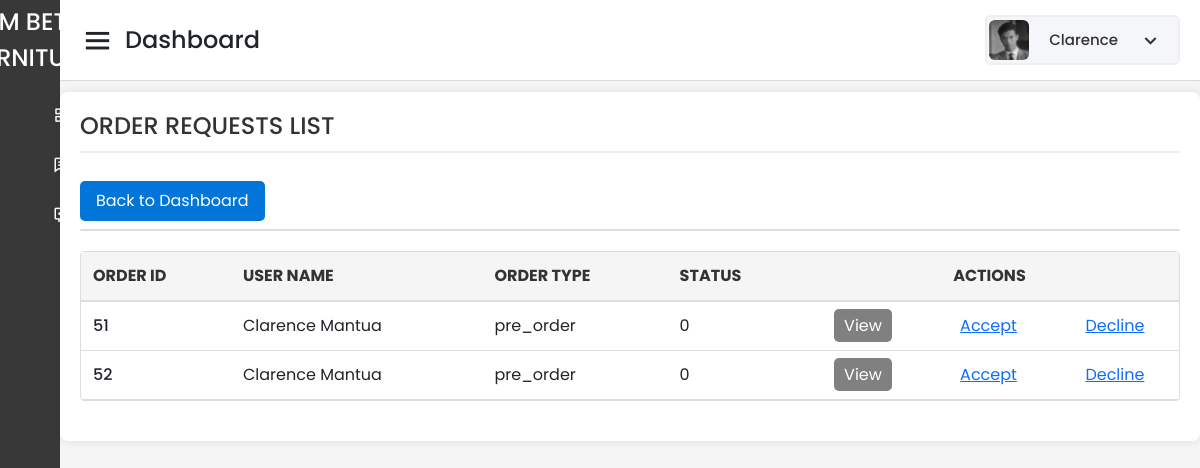
Before: /Capstone_Admin/order-requests/read-all-request-form.php (signed in) with the older database file.
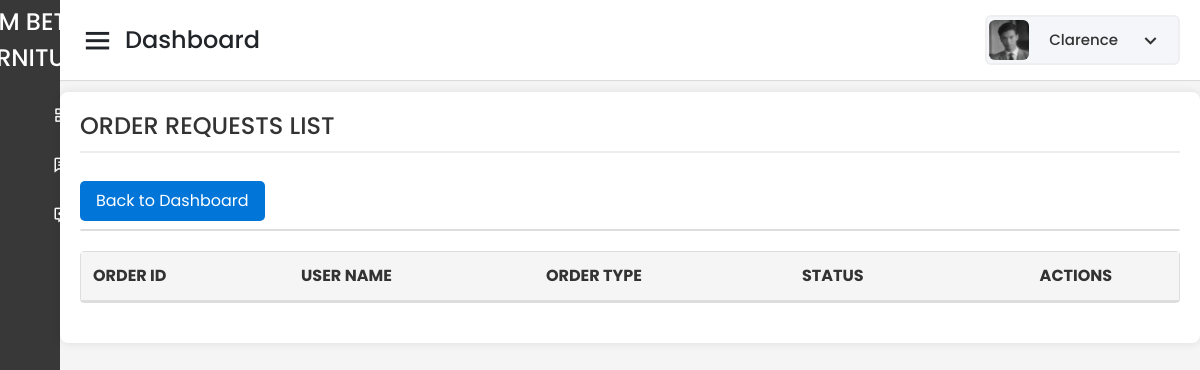
After: the same page with the newer database file.
### tables this page shows
CREATE TABLE `tbl_order_request` (
  `Request_ID` int(11) NOT NULL AUTO_INCREMENT,
  `User_ID` varchar(150) NOT NULL,
  `Product_ID` int(11) DEFAULT NULL,
  `Customization_ID` int(11) DEFAULT NULL,
  `Quantity` int(11) NOT NULL,
  `Order_Type` enum('ready_made','pre_order','custom') NOT NULL DEFAULT 'ready_made',
  `Order_Status` int(3) NOT NULL DEFAULT 0,
  `Total_Price` decimal(10,2) NOT NULL,
  `Request_Date` timestamp NOT NULL DEFAULT current_timestamp(),
  PRIMARY KEY (`Request_ID`),
  KEY `Product_ID` (`Product_ID`),
  KEY `User_ID` (`User_ID`),
  KEY `Customization_ID` (`Customization_ID`),
  CONSTRAINT `tbl_order_request_ibfk_1` FOREIGN KEY (`Product_ID`) REFERENCES `tbl_prod_info` (`Product_ID`) ON DELETE CASCADE,
  CONSTRAINT `tbl_order_request_ibfk_2` FOREIGN KEY (`User_ID`) REFERENCES `tbl_user_info` (`User_ID`) ON DELETE CASCADE,
  CONSTRAINT `tbl_order_request_ibfk_3` FOREIGN KEY (`Customization_ID`) REFERENCES `tbl_customizations_temp` (`Temp_Customization_ID`) ON DELETE SET NULL
);

### Capstone_Admin/order-requests/read-all-request-form.php (the view, shortened to what this page needs)
<?php
include '../config/database.php';
$adminId = $_SESSION['admin_id'];
$stmt = $pdo->prepare("SELECT First_Name, PicPath FROM tbl_admin_info WHERE Admin_ID = :admin_id");
$stmt->bindParam(':admin_id', $adminId);
$stmt->execute();
$admin = $stmt->fetch(PDO::FETCH_ASSOC);
$adminName = htmlspecialchars($admin['First_Name']);
$profilePicPath = htmlspecialchars($admin['PicPath']);
$query = "
    SELECT
        o.Request_ID AS Order_ID,
        CONCAT(u.First_Name, ' ', u.Last_Name) AS User_Name,
        o.Order_Type,
        o.Order_Status
    FROM tbl_order_request o
    JOIN tbl_user_info u ON o.User_ID = u.User_ID
";
$stmt = $pdo->prepare($query);
$stmt->execute();
$rows = $stmt->fetchAll(PDO::FETCH_ASSOC);
?>
<!DOCTYPE html>
<html lang="en" dir="ltr">
<head>
    <link href="../static/css/bootstrap.min.css" rel="stylesheet">
    <link href="../static/css-files/dashboard.css" rel="stylesheet">
    <link href="../static/css-files/button.css" rel="stylesheet">
    <link href="../static/css-files/admin_homev2.css" rel="stylesheet">
    <link href="https://unpkg.com/boxicons@2.0.7/css/boxicons.min.css" rel="stylesheet" />
</head>
<body>
    <div class="sidebar">
      <div class="logo-details">
        <span class="logo_name">
            <img src="../static/images/rm raw png.png" alt="RM BETIS FURNITURE"  class="logo_name">
        </span>
    </div>
        <ul class="nav-links">
            <li>
                <a href="../dashboard/dashboard.php" class="">
                    <span class="links_name">Dashboard</span>
                </a>
            </li>
            <li>
                <a href="../purchase-history/read-all-history-form.php" class="">
                    <span class="links_name">All Purchase History</span>
                </a>
            </li>
            <li>
    <a href="../reviews/read-all-reviews-form.php">
        <span class="links_name">All Reviews</span>
    </a>
</li>
        </ul>
    </div>
    <section class="home-section">
        <nav>
            <div class="sidebar-button">
                <i class="bx bx-menu sidebarBtn"></i>
                <span class="dashboard">Dashboard</span>
            </div>
            <div class="profile-details" onclick="toggleDropdown()">
                <img src="../<?php echo $profilePicPath; ?>" alt="Profile Picture" />
                <span class="admin_name"><?php echo $adminName; ?></span>
                <i class="bx bx-chevron-down dropdown-button"></i>
            </div>
        </nav>
        <br><br><br>
        <div class="container_boxes">
            <h4>ORDER REQUESTS LIST</h4>
            <div class="button-container">
                    <a href="../dashboard/dashboard.php" class="buttonBack">Back to Dashboard</a>
                </div>
                <table>
            <table width="100%" border="1" cellspacing="5">
                <tr>
                    <th>ORDER ID</th>
                    <th>USER NAME</th>
                    <th>ORDER TYPE</th>
                    <th>STATUS</th>
                    <th colspan="5" style="text-align: center;">ACTIONS</th>
                </tr>
                <?php
                foreach ($rows as $row) {
                    $orderID = htmlspecialchars($row["Order_ID"]);
                    $userName = htmlspecialchars($row["User_Name"]);
                    $orderType = htmlspecialchars($row["Order_Type"]);
                    $status = htmlspecialchars($row["Order_Status"]);
                    if ($orderType == 'custom') {
                        $viewURL = "read-one-form-customize.php?id=$orderID";
                    } else {
                        $viewURL = "read-one-request-form.php?id=$orderID";
                    }
                    echo '
                    <tr>
                        <td>'.$orderID.'</td>
                        <td>'.$userName.'</td>
                        <td>'.$orderType.'</td>
                        <td>'.$status.'</td>
                        <td style="text-align: center;"><a class="buttonView" href="'.$viewURL.'" target="_parent">View</a></td>
                        <td style="text-align: center;"><a class="buttonAccept" href="accept-request-rec.php?id='.$orderID.'" target="_parent">Accept</a></td>
                        <td style="text-align: center;"><a class="buttonDecline" href="decline-request-rec.php?id='.$orderID.'" target="_parent">Decline</a></td>
                    </tr>';
                }
                ?>
            </table>
        </div>
    </section>
</body>
</html>

Changed rows visible on the page:
removed tbl_order_request: Request_ID "51", userName "Clarence Mantua", Order_Type "pre_order", Order_Status "0"
removed tbl_order_request: Request_ID "52", userName "Clarence Mantua", Order_Type "pre_order", Order_Status "0"
